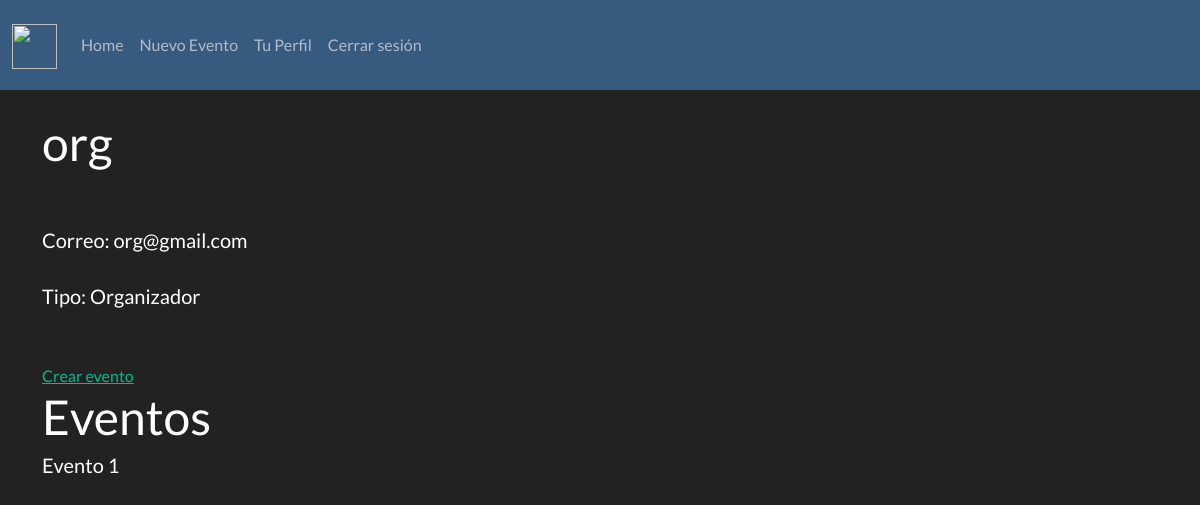
/user/org (signed in), run on the app's committed database.
### app/models.py (models this page shows, shortened)
class User(db.Model, UserMixin):
	id = db.Column(db.Integer, primary_key=True)
	nombre = db.Column(db.String(320), nullable=False)
	username = db.Column(db.String(25), unique=True, nullable=False)
	email = db.Column(db.String(320), unique=True, nullable=False)
	password = db.Column(db.String(25), nullable=False)
	eventos = db.relationship('Evento', backref='creator', lazy=True)
	@hybrid_property
	def tipo(self):
		if Administrador.query.filter_by(id=self.id).first():
			return "Administrador"
		elif Comprador.query.filter_by(id=self.id).first():
			return "Comprador"
		elif Organizador.query.filter_by(id=self.id).first():
			return "Organizador"

class Evento(db.Model):
	id = db.Column(db.Integer, primary_key=True)
	nombre = db.Column(db.String(320), nullable=False)
	descripcion = db.Column(db.Text)
	fecha = db.Column(db.DateTime, nullable=False)
	user_id = db.Column(db.Integer, db.ForeignKey('user.id'), nullable=False)

### app/routes.py (the view)
@app.route('/user/<username>')
@login_required
def profile(username):
	user = User.query.filter_by(username=username).first_or_404()
	return render_template('profile.html', user=user)

### app/models.py (called while the page is built)
@login_manager.user_loader
def load_user(user_id):
	return User.query.get(int(user_id))

### app/templates/profile.html (shortened to what this page needs)
{% extends 'layout.html' %}
{% block body %}
<br>
	<h1>{{ user.username }}</h1>
	<br><br>
	<h5>Correo: {{ user.email }}</h5>
	<br>
	<h5>Tipo: {{ user.tipo }}</h5>
	<br>
<br>
{% if user.tipo == "Organizador" %}
	<a href="{{ url_for('nuevo_evento') }}" class="button">Crear evento</a>
	<h1>Eventos</h1>
	{% for evento in user.eventos %}
		<h5>{{ evento.nombre }}</h5>
	{% endfor %}
{% endif %}
{% endblock %}

### data on the page
User: username "org", email "org@gmail.com"
Evento: nombre "Evento 1"

### other printed values
{{ user.tipo }} "Organizador"
